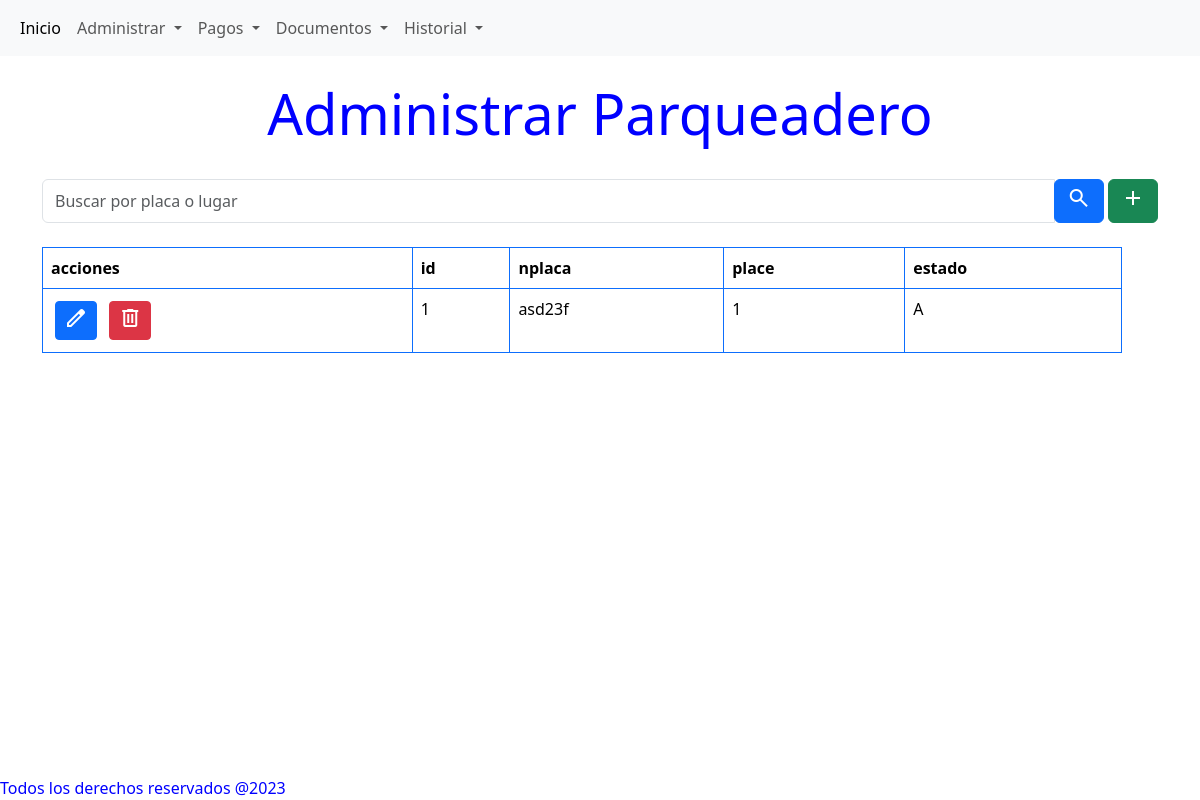
The page /parqueadero/ on the database its author committed.
### models/HistorialParqueaderoModel.py (models this page shows)
class Parqueadero(db.Model):
    id             = db.Column(db.Integer, primary_key = True)
    nplaca         = db.Column(db.String(6), nullable=False)
    place          = db.Column(db.Integer, nullable=False)
    estado          = db.Column(db.String(1), nullable=False)
    contratos = db.relationship('Contrato', secondary='contrato_parqueadero', back_populates='parqueaderos')

### routes/parqueadero.py (the view)
@parqueadero_bp.route('/')
def index():
    results= Parqueadero.query.filter(Parqueadero.estado != 'I').all()
    return render_template('parqueadero/parqueaderoTable.html',  results =results)

### templates/parqueadero/parqueaderoTable.html (shortened to what this page needs)
{% extends 'base.html' %}
{% block content %}
<h1 class="display-4 text-center mt-4"> Administrar Parqueadero</h1>
<br>
<div class="container">
    <div class="mb-4">
        <form method="post" action="{{ url_for('parqueadero.search') }}">
                <div class="input-group">
                    <input type="text" class="form-control" name="search_term" placeholder="Buscar por placa o lugar">
                    <div class="input-group-append">
                        <button type="submit" class="btn btn-primary">
                            <span class="material-symbols-outlined">
                            </span>
                        </button>
                        <a class="btn btn-success" href="{{ url_for('parqueadero.create') }}" role="button">
                            <span class="material-symbols-outlined">
                            </span>
                        </a>
                    </div>
                </div>
    </div>
    {% if results%}
    <div class="table-container">
        <table class="table table-hover table-bordered border-primary">
            <thead>
            <tr>
                <th>
                    acciones
                </th>
                {% for column in results[0].__table__.columns.keys() %}
                <th>{{ column }}</th>
                {% endfor %}
            </tr>
            </thead>
            <tbody>
                {% for result in results %}
                    <tr>
                        <td>
                            <a href="{{  url_for('parqueadero.edit_parqueadero', item_id=result.id)  }}" class="btn btn-primary btn-sm m-1">
                                <span class="material-symbols-outlined">
                                </span>
                            </a>
                            <a href="{{  url_for('parqueadero.delete_parqueadero', item_id=result.id)  }}" class="btn btn-danger btn-sm m-1">
                                <span class="material-symbols-outlined">
                                </span>
                            </a>
                        </td>
                        {% for column in results[0].__table__.columns.keys() %}
                            <td>{{  result[column]  }}</td>
                        {% endfor %}
                    </tr>
                {% endfor %}
            </tbody>
        </table>
    </div>
    {% endif  %}
</div>
{% endblock %}

### static/main.css (style rules this page uses)
body { color:blue; }
.table-container { max-width: 90vw !important; overflow-x: auto; }

### rows shown on the page
Parqueadero: id "1" "asd23f" "1" "A"

### other values the page prints
{{ column }} "id" "nplaca" "place" "estado"
